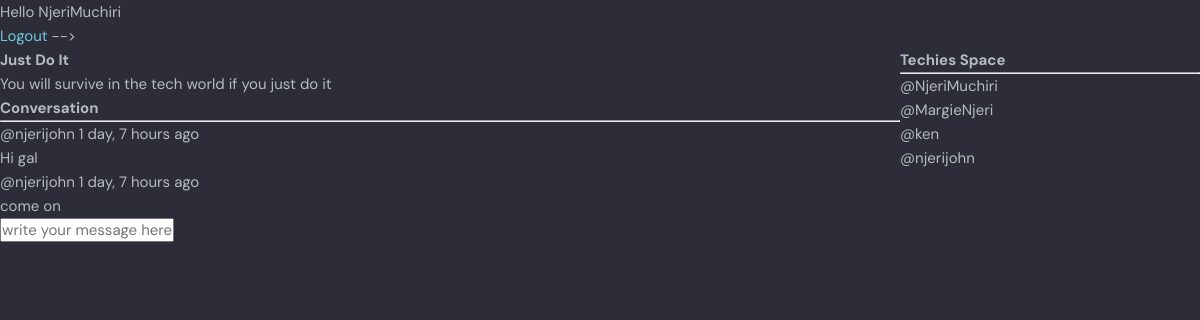
Page /chamber/8/ (signed in) on the committed database.
### journeyingblogs/models.py (models this page shows, shortened)
class Chamber(models.Model):
    host = models.ForeignKey(User, on_delete=models.SET_NULL, null=True)
    topic = models.ForeignKey(Topic, on_delete=models.SET_NULL, null=True)
    name = models.CharField(max_length=200)
    description = models.TextField(null=True, blank=True)
    techiesspace = models.ManyToManyField(User, related_name='techiesspace', blank=True)
    updated = models.DateTimeField(auto_now=True)
    created = models.DateTimeField(auto_now_add=True)
    class Meta:
       ordering = ['-updated', '-created']

class Message(models.Model):
    user =  models.ForeignKey(User, on_delete=models.CASCADE)
    chamber = models.ForeignKey(Chamber, on_delete=models.CASCADE)
    body = models.TextField()
    updated = models.DateTimeField(auto_now=True)
    created = models.DateTimeField(auto_now_add=True)
    class Meta:
       ordering = ['-updated', '-created']

### journeyingblogs/views.py (the view, shortened to what this page needs)
# urls.py: path('chamber/<str:pk>/', views.chamber, name='chamber'),
def chamber(request, pk):
    chamber = Chamber.objects.get(id=pk)
    chamber_messages = chamber.message_set.all()
    techiesspace = chamber.techiesspace.all()
    context = {'chamber': chamber, 'chamber_messages': chamber_messages,'techiesspace':techiesspace}
    return render(request, 'journeyingblogs/chamber.html', context)

### journeyingblogs/templates/journeyingblogs/chamber.html (shortened to what this page needs)
{% extends 'main.html' %}
{% block content%}
<!DOCTYPE html>
<html lang="en">
<head>
</head>
<body>
    <div class="chamber-container">
        <div>
    <h1>{{chamber.name}}</h1>
    <p>{{chamber.description}}</p>
    <div class="comment-wrapper">
        <h3>Conversation</h3>
        <hr>
        {% for message in chamber_messages %}
        <div>
            <small>@{{message.user}}  {{message.created|timesince}} ago</small>
            <p>{{message.body}}</p>
        </div>
        {% endfor %}
    </div>
    {% if request.user.is_authenticated %}
    <div class="comment-form">
        <form action="" method="POST">
            <input type="text" name="body" placeholder="write your message here" />
        </form>
    </div>
    {% endif %}
</div>
<div>
    <h3>Techies Space</h3>
    <hr>
    {% for techie in techiesspace %}
    <div>
       <p>@{{techie.username}}</p>
    </div>
    {% endfor %}
</div>
    </div>
</body>
</html>
{% endblock %}

### templates/navbar.html (shortened to what this page needs)
{% load static %}
    {% if request.user.is_authenticated %}
    <p>Hello {{request.user}}</p>
    <a href="{% url 'logoutuser'%}">Logout</a>
    {% else %}
    <a href="{% url 'loginpage'%}">Login</a>
    {% endif %}
</body>
</html>

### static/styles/style.css (style rules this page uses)
:root { --color-main: #71c6dd; --color-main-light: #e1f6fb; --color-dark: #3f4156; --color-dark-medium: #51546e; --color-dark-light: #696d97; --color-light: #e5e5e5; --color-gray: #8b8b8b; --color-light-gray: #b2bdbd; --color-bg: #2d2d39; --color-success: #5dd693; --color-error: #fc4b0b; }
* { font-family: "DM Sans", -apple-system, BlinkMacSystemFont, "Segoe UI", Roboto, Oxygen, Ubuntu, Cantarell, "Open Sans", "Helvetica Neue", sans-serif; margin: 0; padding: 0; box-sizing: border-box; text-rendering: optimizeLegibility; font-size: inherit; }
html { font-size: 56.25%; }
@media only screen and (min-width: 1200px) { html { font-size: 62.5%; } }
body { line-height: 1.6; font-weight: 400; font-size: 1.5rem; color: var(--color-light-gray); background-color: var(--color-bg); min-height: 100vh; }
a { display: inline-block; color: var(--color-main); text-decoration: none; }

### journeyingblogs/templates/journeyingblogs/chamber.html (style rules this page uses)
.chamber-container { display: grid; grid-template-columns: 3fr 1fr; }

### rows in the picture
Chamber: name "Just Do It", description "You will survive in the tech world if you just do it"
Message: user "njerijohn", created "1 day, 7 hours", body "Hi gal"
Message: user "njerijohn", created "1 day, 7 hours", body "come on"

### other values in the picture
{{ request.user }} "NjeriMuchiri"
{{ techie.username }} "NjeriMuchiri"
{{ techie.username }} "MargieNjeri"
{{ techie.username }} "ken"
{{ techie.username }} "njerijohn"
